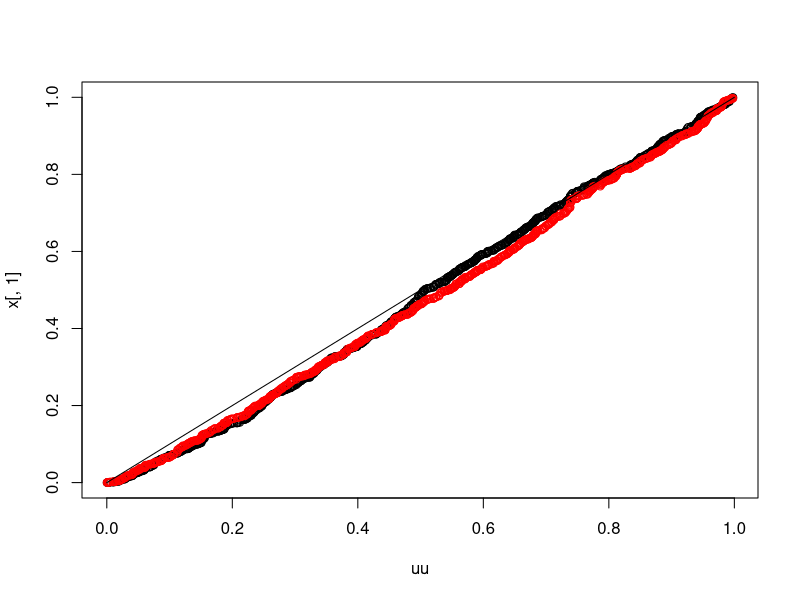

Write R code to recreate this figure. (Note: this script raises an error after producing the figure.)
#------------------------------------------------------------------------------#
# A simple simulator to test a not-so-simple idea
#------------------------------------------------------------------------------#

library(dplyr)
library(tidyr)
library(ggplot2)

#------------------------------------------------------------------------------#
# Causal model functions ####
#------------------------------------------------------------------------------#

generate_obs <- function(n, z0, y0, a, delta, theta){
  data_frame(
    a = a,
    z = z0 + delta * a,
    y = y0 + theta * z
  )
}

causal_model <- function(data, delta_hyp, theta_hyp){
  data %>% mutate_(
    z_o  =~ z - delta_hyp * a,
    y_o  =~ y - theta_hyp * z,
    y_o2 =~ y - theta_hyp * z_o
  )
}

# from: https://stackoverflow.com/questions/28368072/create-combinations-of-a-binary-vector
make_Omega <- function(n, m) {
  ind <- combn(seq_len(n), m)
  ind <- t(ind) + (seq_len(ncol(ind)) - 1) * n
  res <- rep(0, nrow(ind) * n)
  res[ind] <- 1
  matrix(res, ncol = n, nrow = nrow(ind), byrow = TRUE)
}

ts_dist <- function(O, z){
  as.numeric(O %*% z)
}

ts_obs <- function(a, z){
  as.numeric(t(a) %*% z)
}

pval1 <- function(O, a, z){
  mean(abs(ts_obs(a, z)) <= abs(ts_dist(O, z)))
}

pval2 <- function(z, y){
  cor.test(z, y, exact = TRUE)$p.value
}

pval3 <- function(O, a, z){
  obs <- cov(a, z)
  dist <- apply(O, 1, function(x) cov(x, a))
  mean(abs(obs) <= abs(dist))
}


hyp_tester_proposed <- function(data, O, delta_hyp, theta_hyp){
  new_data <- causal_model(data, delta_hyp, theta_hyp)
  
  p1 <- pval1(O, new_data$a, new_data$z_o)
  p2 <- pval2(new_data$z, new_data$y_o)
  
  ts <- -2 * sum(log(c(p1, p2)))
  pchisq(ts, df = 2 * 2, lower.tail = FALSE)
}

hyp_tester_old <- function(data, delta_hyp, theta_hyp){
  new_data <- causal_model(data, delta_hyp, theta_hyp)
  
  p1 <- pval2(new_data$a, new_data$z_o)
  p2 <- pval2(new_data$z, new_data$y_o)
  
  ts <- -2 * sum(log(c(p1, p2)))
  pchisq(ts, df = 2 * 2, lower.tail = FALSE)
}

O <- make_Omega(16, 16/2)

simulator <- function(seed, n, O, delta_hyp, theta_hyp){
  set.seed(seed)
  z <- runif(n, 0, 1)
  y <- rnorm(n)  
  a_obs <- O[sample(nrow(O), 1), ]
  obs_data <- generate_obs(n, z, y, a_obs, 1, 1)

  c(
    new = hyp_tester_proposed(obs_data, O, delta_hyp, theta_hyp),
    old = hyp_tester_old(obs_data, delta_hyp, theta_hyp)
  )
}

x <- t(replicate(1000, simulator(sample(1:10000000, 1), 10, O, 1, 1)))
uu <- runif(1000)
qqplot(uu, x[ , 1])
points(sort(uu), sort(x[ , 2]), col = 'red')
lines(x = c(0, 1), y= c(0, 1))

z <- runif(10, 0, 1)
y <- rnorm(10)  
a_obs <- O[sample(nrow(O), 1), ]
obs_data <- generate_obs(10, z, y, a_obs, 1, 1)

# Checking test statistics for delta

simulator2 <- function(seed, n, O, hyps){
  set.seed(seed)
  z <- runif(n, 0, 1)
  y <- rnorm(n)  
  a_obs <- O[sample(nrow(O), 1), ]
  obs_data <- generate_obs(n, z, y, a_obs, 1, 1)
  apply(hyps, 1, function(x){
    new_data <- causal_model(obs_data, x[1], x[2])
    c(
      p1 = pval1(O, new_data$a, new_data$z_o),
      p2 = pval2(new_data$a, new_data$z_o),
      p3 = pval3(O, new_data$a, new_data$z_o)
    )
  })
}

temp <- replicate(2, simulator2(sample(1:10000, 1), 16, O, hyps))

temp

temp2 <- apply(temp, 1:2, function(x) mean(x < 0.05))


plot(x = hyps[, 1], t(temp2)[, 1], type = 'l')
lines(x = hyps[, 1], t(temp2)[, 2], type = 'l', col = 'red')
lines(x = hyps[, 1], t(temp2)[, 3], type = 'l', col = 'blue')


hyps <- expand.grid(delta = seq(-1, 3, by = .1), theta = seq(-1, 3, by = .1))
hyps <- expand.grid(delta = seq(-1, 3, by = .1), theta = 1)



hyps$p_newmethod <- apply(hyps, 1, function(x) {hyp_tester_proposed(obs_data, O, x[1], x[2]) })
hyps$p_oldmethod <- apply(hyps, 1, function(x) {hyp_tester_old(obs_data, x[1], x[2]) })

hyps$powernew <- apply(hyps, 1, function(x){
  mean(replicate(100, simulator(sample(1:10000000, 1), 10, O, x[1], x[2]))[1, ] <= 0.05)
})

hyps$powerold <- apply(hyps, 1, function(x){
  mean(replicate(100, simulator(sample(1:10000000, 1), 10, O, x[1], x[2]))[2, ] <= 0.05)
})

ggplot(
  data = hyps,
  aes(x = delta, y = theta)
  ) + 
  geom_hline(yintercept = 1) +
  geom_vline(xintercept = 1) + 
  geom_point(aes(fill  = powernew), shape = 21, size = 2, color = 'white') + 
  scale_fill_gradient(low = "red", high = "white", space = "Lab",
                      na.value = "grey50", guide = "none") + 
  theme_classic()
